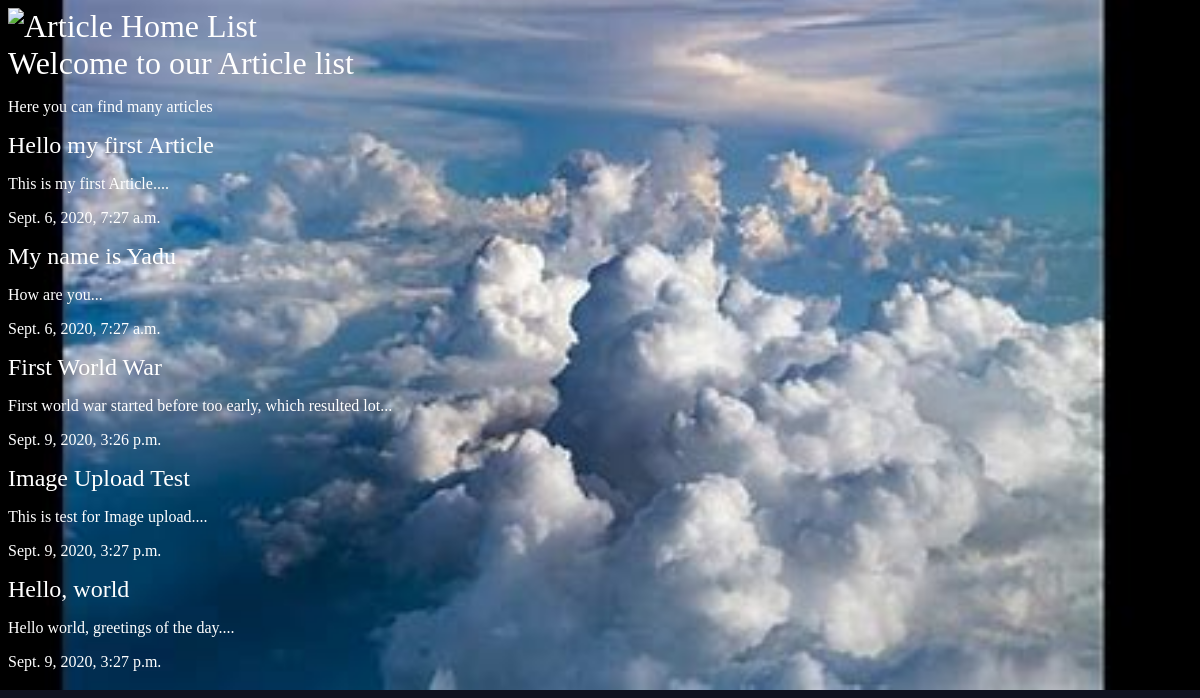
The app's page /articles/ with its own data.
### articles/models.py (models this page shows, shortened)
class Article(models.Model):
    title = models.CharField(max_length=100)
    slug = models.SlugField()
    body = models.TextField()
    date = models.DateTimeField(auto_now=True)
    thumbnail = models.ImageField(default='default.png',blank = True)
    def snippet(self):
        return self.body[:60] + '...'

### articles/views.py (the view)
def article_list(request):
    article_for_list = Article.objects.all().order_by('date')
    return render(request, 'articles/article_list.html',{'article_for_listsare':article_for_list})

### articles/templates/articles/article_list.html
{% extends 'base_layout.html'  %}
{% block content%}
    <h1>Welcome to our Article list</h1>
    <p>Here you can find many articles</p>
    <div class="article_for_listsare">
        {% for iarts in article_for_listsare %}
            <div class="iarts">
                <h2><a href="{% url 'article_for_listsare:detail' slug=iarts.slug %}">{{iarts.title}}</a></h2>
                <p>{{ iarts.snippet }}</p>
                <p>{{ iarts.date }}</p>
            </div>
        {% endfor %}
    </div>
    {% endblock %}

### templates/base_layout.html (shortened to what this page needs)
{% load static  %}
<!DOCTYPE html>
<html>
    <head>
        <link rel="stylesheet" href="{% static 'style.css' %}">
</head>
<body>
    <h1><a href="{% url 'article_for_listsare:list' %}"><img src="{% static 'logo.png'}" alt='Article Home List' /></a></h1>
    {% block content %}
</body>
</html>

### assets/style.css (style rules this page uses)
body { background-color: #0f121f; background-image: url(/static/sky.png); background-position: center; background-repeat: no-repeat; background-size: cover; color: #fff; }
body * { font-family: Ubuntu; }
h1, h2, h3, h4, h5 { font-weight: normal; margin: 0; }
a, a:hover, a:visited { color: #fff; text-decoration: none; }

### records on screen
Article: title "Hello my first Article", snippet "This is my first Article....", date "Sept. 6, 2020, 7:27 a.m."
Article: title "My name is Yadu", snippet "How are you...", date "Sept. 6, 2020, 7:27 a.m."
Article: title "First World War", snippet "First world war started before too early, which resulted lot...", date "Sept. 9, 2020, 3:26 p.m."
Article: title "Image Upload Test", snippet "This is test for Image upload....", date "Sept. 9, 2020, 3:27 p.m."
Article: title "Hello, world", snippet "Hello world, greetings of the day....", date "Sept. 9, 2020, 3:27 p.m."
